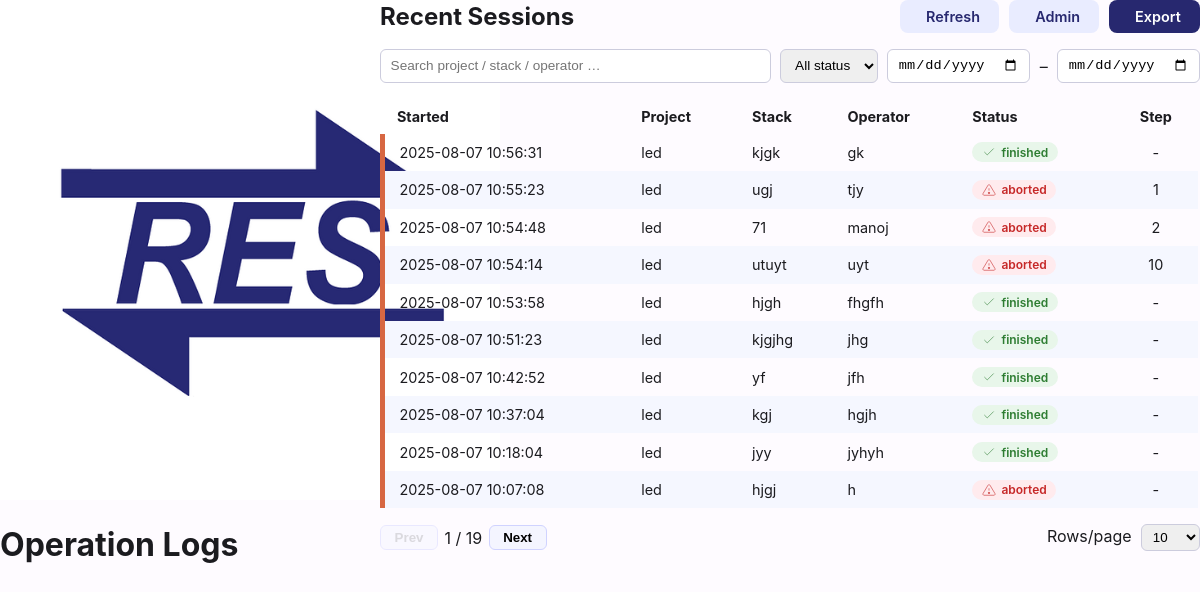
Page /logs on the committed database.
### tables this page shows
CREATE TABLE runs(
          session_id     TEXT PRIMARY KEY,
          project        TEXT,
          stack_id       TEXT,
          operator       TEXT,
          ts_created     TEXT,
          ts_started     TEXT,
          ts_finished    TEXT,
          status         TEXT  CHECK(status IN
                        ('pending','active','finished','aborted')),
          interrupted_at INTEGER,
          device         TEXT
        );

### tbag/blueprints/logs.py (the view)
@bp.get("/logs")
def overview():
    return render_template("logs_overview.html", rows=overview_rows())

### tbag/db.py (called while the page is built)
def connect() -> sqlite3.Connection:
    return sqlite3.connect(DB_FILE)

### tbag/logbook.py (called while the page is built)
def _hue(name:str)->int:
    return int(hashlib.md5(name.encode()).hexdigest()[:2],16)*360//255

def overview_rows() -> list[dict]:
    rows: list[dict] = []
    with connect() as c:
        c.row_factory = sqlite3.Row
        for r in c.execute(
            "SELECT ts_created, project, stack_id, operator, status, "
            "       interrupted_at, session_id "
            "FROM runs ORDER BY ts_created DESC"
        ).fetchall():
            kind = "end" if r["status"] == "finished" else "abort"
            rows.append({
                "ts":        r["ts_created"],
                "project":   r["project"],
                "stack_id":  r["stack_id"],
                "operator":  r["operator"],
                "kind":      kind,
                "step":      r["interrupted_at"],
                "session_id":r["session_id"],
                "hue":       _hue(r["project"]),
            })
    return rows

### templates/logs_overview.html (shortened to what this page needs)
<!DOCTYPE html>
<html lang="en">
<head>
  <link rel="stylesheet" href="/static/style.css">
</head>
<body>
<header class="appbar">
  <img src="/static/logo.png" alt="logo">
  <h1>Operation&nbsp;Logs</h1>
</header>
<main class="content">
<section class="card" style="max-width:1040px;margin:auto">
  <div style="display:flex;justify-content:space-between;align-items:center;flex-wrap:wrap;gap:.9rem">
    <h2 style="margin:0">Recent Sessions</h2>
    <div style="display:flex;gap:.6rem;flex-wrap:wrap">
      <a class="btn-alt btn" id="refreshBtn">
        Refresh
      </a>
      <a class="btn-alt btn" href="/admin">
        Admin
      </a>
      <a class="btn" href="/logs/export">
        Export
      </a>
    </div>
  </div>
  <div class="filters" style="margin-top:1rem">
    <input id="searchInput" placeholder="Search project / stack / operator …" style="flex:1 0 180px">
    <select id="statusSel">
      <option value="">All status</option>
    </select>
    <input type="date" id="fromDate">
    <span style="align-self:center">–</span>
    <input type="date" id="toDate">
  </div>
  <div style="overflow-x:auto;margin-top:1rem">
    <table id="logTbl">
      <thead>
        <tr>
          <th style="min-width:150px">Started</th>
          <th>Project</th><th>Stack</th><th>Operator</th>
          <th>Status</th><th style="text-align:center">Step</th>
        </tr>
      </thead>
      <tbody>
      {% for r in rows %}
        <tr data-project="{{ r.project|lower }}"
            data-operator="{{ r.operator|lower }}"
            data-stack="{{ r.stack_id|lower }}"
            data-status="{{ 'finished' if r.kind=='end' else 'aborted' }}"
            data-date="{{ r.ts[:10] }}"
            onclick="location.href='/logs/{{ r.session_id }}'"
            style="border-left:5px solid hsl({{ r.hue }},65%,55%)">
          <td>{{ r.ts[:19].replace('T',' ') }}</td>
          <td>{{ r.project }}</td>
          <td>{{ r.stack_id }}</td>
          <td>{{ r.operator }}</td>
          <td>
            {% if r.kind == 'end' %}
              <span class="chip finished">
                <svg viewBox="0 0 24 24" fill="none" stroke="currentColor">
                  <polyline points="20 6 9 17 4 12"/>
                </svg>finished
              </span>
            {% else %}
              <span class="chip aborted">
                <svg viewBox="0 0 24 24" fill="none" stroke="currentColor">
                  <path d="M12 9v4"/>
                  <circle cx="12" cy="17" r="1.2" fill="currentColor"/>
                  <path d="M10.29 3.86L1.82 18a2 2 0 001.71 3h16.94a2 2 0 001.71-3L13.71 3.86a2 2 0 00-3.42 0z"/>
                </svg>aborted
              </span>
            {% endif %}
          </td>
          <td style="text-align:center">
            {{ (r.step + 1) if r.step is not none else '-' }}
          </td>
        </tr>
      {% endfor %}
      </tbody>
    </table>
  </div>
  <div class="pager">
    <button class="page-btn" id="prevBtn">Prev</button>
    <span id="pageInfo"></span>
    <button class="page-btn" id="nextBtn">Next</button>
    <span style="margin-left:auto">Rows/page&nbsp;
      <select id="rowsSel" class="rows-sel">
        <option selected>10</option><option>25</option><option>50</option><option>100</option>
      </select>
    </span>
  </div>
</section>
</main>
</body>
</html>

### static/style.css (style rules this page uses)
:root { --md-source-color: #32337A; --md-sys-color-primary: #4555b5; --md-sys-color-on-primary: #ffffff; --md-sys-color-primary-container: #dde0ff; --md-sys-color-on-primary-container: #000d64; --md-sys-color-secondary: #5b5d72; --md-sys-color-on-secondary: #ffffff; --md-sys-color-secondary-container: #e0e0f9; --md-sys-color-on-secondary-container: #181a2c; --md-sys-color-background: #fefbff; --md-sys-color-on-background: #1b1b1f; --md-sys-color-surface: #fefbff; --md-sys-color-on-surface: #1b1b1f; --md-sys-color-surface-variant: #e4e1ec; --md-sys-color-on-surface-variant: #46464f; --md-sys-color-outline: #777680; --md-sys-color-outline-variant: #c7c5d0; }
body { font-family: 'Inter', sans-serif; background-color: var(--md-sys-color-background); color: var(--md-sys-color-on-background); margin: 0; display: grid; grid-template-columns: 380px 1fr; height: 100vh; overflow: hidden; }

### templates/logs_overview.html (style rules this page uses)
:root { --stripe :#f5f7ff; --hover :#edf1ff; --fin-bg :#e8f6ea; --fin-txt:#2e7d32; --abo-bg :#ffebee; --abo-txt:#c62828; }
table { width:100%;border-collapse:collapse;font-size:.9rem }
th,td { padding:.55rem .9rem;text-align:left;white-space:nowrap }
tbody tr:nth-child(even) { background:var(--stripe) }
.chip { display:inline-flex;align-items:center;gap:.35rem; font-size:.75rem;font-weight:600; padding:.15rem .6rem;border-radius:14px }
.chip svg { width:14px;height:14px }
.finished { background:var(--fin-bg);color:var(--fin-txt) }
.aborted { background:var(--abo-bg);color:var(--abo-txt) }
.btn { display:flex;align-items:center;gap:.45rem; border:none;border-radius:8px;cursor:pointer; padding:.5rem 1.2rem;font-size:.9rem;font-weight:600; background:#27286f;color:#fff;text-decoration:none }
.btn-alt { background:#e9ecff;color:#27286f }
.filters { display:flex;flex-wrap:wrap;gap:.6rem }
.filters input,.filters select { border:1px solid #ccd;border-radius:6px; padding:.45rem .6rem;font-size:.85rem; }
.pager { display:flex;gap:.4rem;align-items:center;flex-wrap:wrap;margin-top:1rem }
.page-btn { padding:.25rem .85rem;border-radius:6px;cursor:pointer; border:1px solid #d0d3ff;background:#f4f5ff;font-weight:600 }
.page-btn[disabled] { opacity:.45;cursor:not-allowed }
.rows-sel { border:1px solid #ccd;border-radius:6px;padding:.25rem .45rem }

### rows in the picture
runs: ts_created "2025-08-07 10:56:31", project "led", stack_id "kjgk", operator "gk", shows "finished", step "-"
runs: ts_created "2025-08-07 10:55:23", project "led", stack_id "ugj", operator "tjy", shows "aborted", step "1"
runs: ts_created "2025-08-07 10:54:48", project "led", stack_id "71", operator "manoj", shows "aborted", step "2"
runs: ts_created "2025-08-07 10:54:14", project "led", stack_id "utuyt", operator "uyt", shows "aborted", step "10"
runs: ts_created "2025-08-07 10:53:58", project "led", stack_id "hjgh", operator "fhgfh", shows "finished", step "-"
runs: ts_created "2025-08-07 10:51:23", project "led", stack_id "kjgjhg", operator "jhg", shows "finished", step "-"
runs: ts_created "2025-08-07 10:42:52", project "led", stack_id "yf", operator "jfh", shows "finished", step "-"
runs: ts_created "2025-08-07 10:37:04", project "led", stack_id "kgj", operator "hgjh", shows "finished", step "-"
runs: ts_created "2025-08-07 10:18:04", project "led", stack_id "jyy", operator "jyhyh", shows "finished", step "-"
runs: ts_created "2025-08-07 10:07:08", project "led", stack_id "hjgj", operator "h", shows "aborted", step "-"
